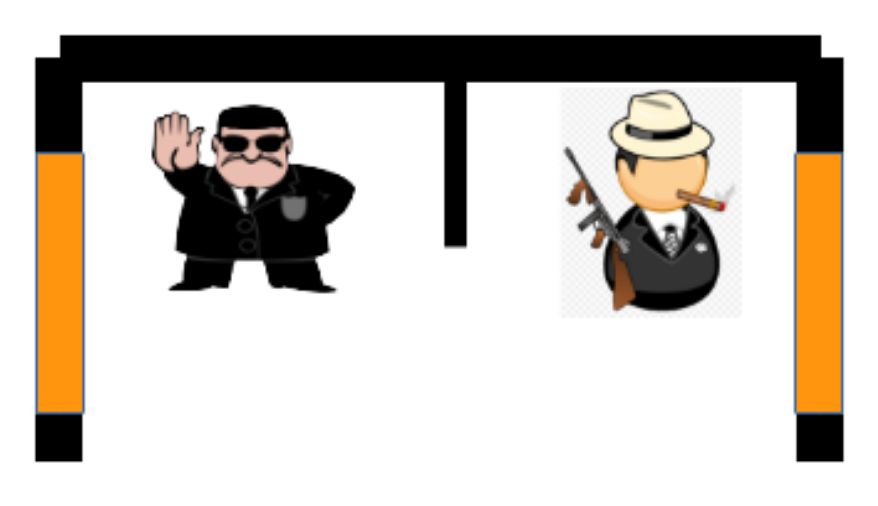
#> input picture Examples/gate.png, 878 x 506 px
$ python gate_cv.py
#> lines starting #> are read from the running program, lines starting #| are printed output that depends on the picture; after the words box and inside, x2 and y2 are one past the last pixel; in counts of white or black regions, pixels touching at a corner belong together
import cv2
import sys
import numpy as np

#read the gate image
raw = cv2.imread("gate.png")
#> raw is the input picture: shape (506, 878, 3); mean B, G, R 192.1, 199.7, 206
cv2.imshow("raw", raw)

final = raw

#convert to HSV
hsv = cv2.cvtColor(raw, cv2.COLOR_BGR2HSV)
#> hsv: shape (506, 878, 3); mean H, S, V 2.5, 16.3, 206.5
cv2.imshow("hsv", hsv)

#only keep red-yellow values
low_H = 0
low_S = 200
low_V = 0
high_H = 255
high_S = 255
high_V = 255
threshold = cv2.inRange(hsv, (low_H, low_S, low_V), (high_H, high_S, high_V))
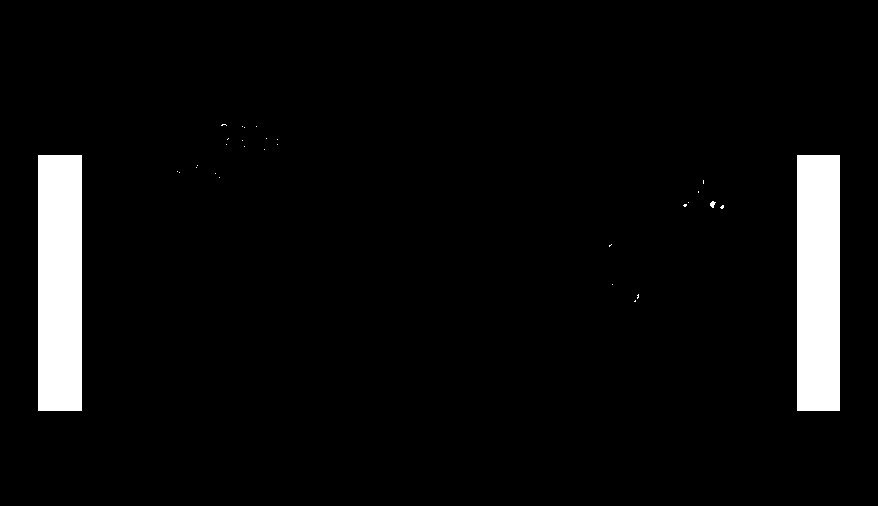
#> threshold: shape (506, 878); 5% white; 30 white regions (27 under 20 px), largest, box (x1, y1, x2, y2) and area: (38, 155, 82, 411) 11264, (797, 155, 840, 411) 11008, (710, 201, 716, 208) 26
cv2.imshow("thresholded", threshold)

#erode to remove noise
kernel = np.ones((10, 10), np.uint8)
erode = cv2.erode(threshold, kernel)
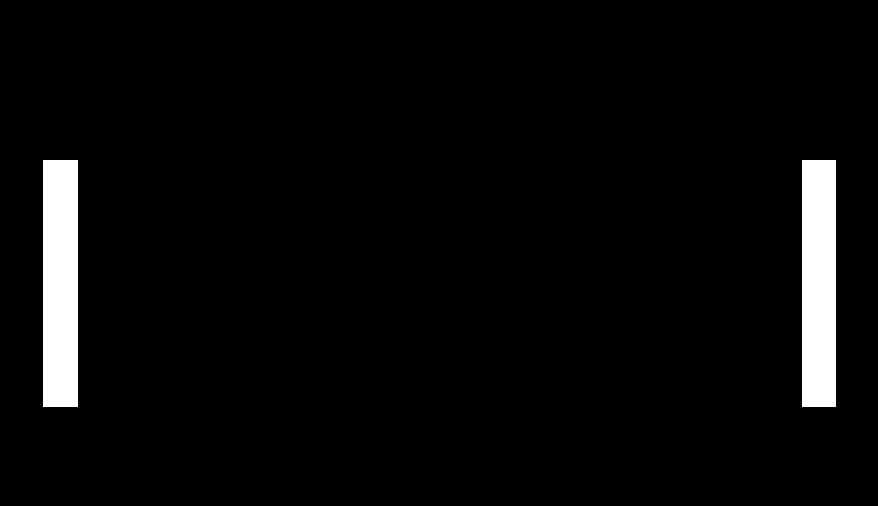
#> erode: shape (506, 878); 3.8% white; 2 white regions
cv2.imshow("eroded", erode)

#get the contours
contours = cv2.findContours(erode, cv2.RETR_EXTERNAL, cv2.CHAIN_APPROX_NONE)[0]
#> contours = 2 contours; box (x1, y1, x2, y2) and area: (43, 160, 78, 407) 8364, (802, 160, 836, 407) 8118
contour_area = [cv2.contourArea(x) for x in contours] # get the areas of each contour
#> contour_area = [8118, 8364]
contours_indexes = np.argsort(contour_area) # sort the indexes of the largest areas
#> contours_indexes = [0, 1]
for i in contours_indexes[-2:]: # only look at the two largest contours
    (x,y,w,h) = cv2.boundingRect(contours[i]) # get the location/dimensions of a bounding box for the contour
    cv2.rectangle(final, pt1=(x,y), pt2=(x+w,y+h), color=(255,0,0), thickness=5)  # draw the bounding box on the image

    text = "gatepost"
    text_size, _ = cv2.getTextSize(text, cv2.FONT_HERSHEY_PLAIN, 1, 1)
    text_w, text_h = text_size
    cv2.rectangle(final, pt1=(x, y), pt2=(x + text_w, y - 2*text_h), color=(255, 0, 0), thickness=-1)
    cv2.putText(final, "gatepost", org=(x, y-5), fontFace=cv2.FONT_HERSHEY_PLAIN, fontScale=1, color=(255, 255, 255), thickness=1)
#> this loop made 2 passes
#> (x, y, w, h, text, text_w, text_h) on passes 1 to 2: (802, 160, 34, 247, 'gatepost', 75, 10), (43, 160, 35, 247, 'gatepost', 75, 10)
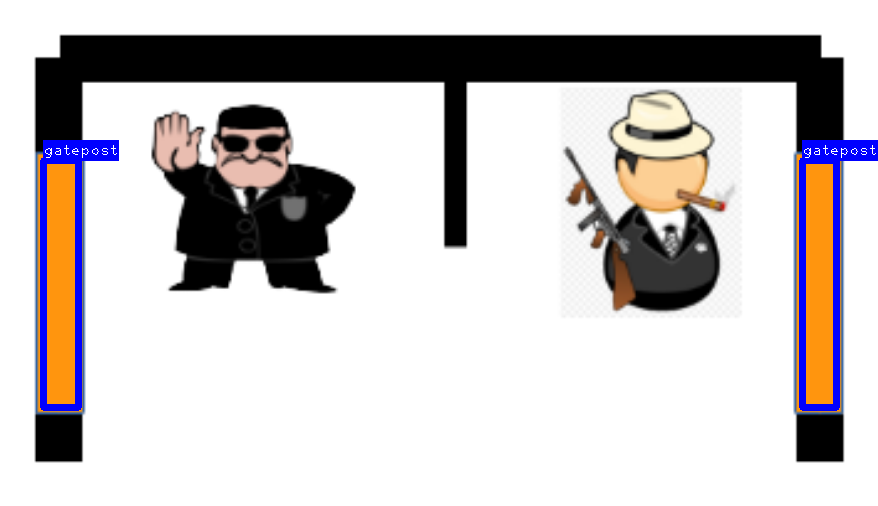
#> final: shape (506, 878, 3); 2.39% of pixels changed, all inside (x1, y1, x2, y2) = (40, 140, 878, 411)
cv2.imshow("final", final)

if cv2.waitKey(0) and 0xFF == ord('q'):
#> (key q is pressed here)
    sys.exit()

print("done")
